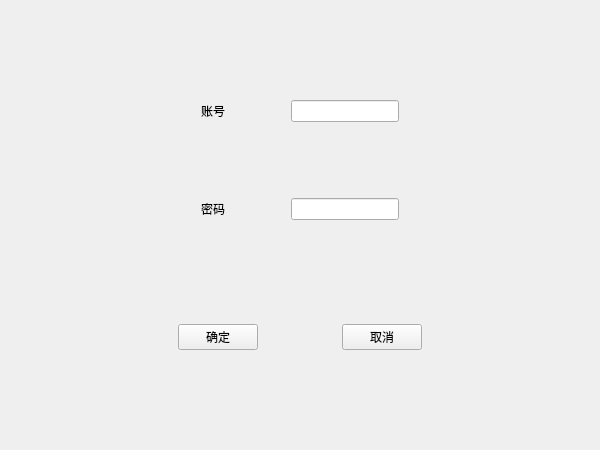
<?xml version="1.0" encoding="UTF-8"?>
<ui version="4.0">
 <class>Login</class>
 <widget class="QWidget" name="Login">
  <property name="geometry">
   <rect>
    <x>0</x>
    <y>0</y>
    <width>600</width>
    <height>450</height>
   </rect>
  </property>
  <property name="windowTitle">
   <string>Form</string>
  </property>
  <layout class="QGridLayout" name="gridLayout_3">
   <item row="3" column="0">
    <spacer name="verticalSpacer_8">
     <property name="orientation">
      <enum>Qt::Vertical</enum>
     </property>
     <property name="sizeHint" stdset="0">
      <size>
       <width>20</width>
       <height>40</height>
      </size>
     </property>
    </spacer>
   </item>
   <item row="2" column="0">
    <widget class="QWidget" name="widget" native="true">
     <layout class="QGridLayout" name="gridLayout_2">
      <item row="0" column="5">
       <widget class="QLineEdit" name="lineEdit_5"/>
      </item>
      <item row="2" column="5">
       <spacer name="verticalSpacer_9">
        <property name="orientation">
         <enum>Qt::Vertical</enum>
        </property>
        <property name="sizeHint" stdset="0">
         <size>
          <width>20</width>
          <height>30</height>
         </size>
        </property>
       </spacer>
      </item>
      <item row="4" column="8">
       <spacer name="horizontalSpacer_24">
        <property name="orientation">
         <enum>Qt::Horizontal</enum>
        </property>
        <property name="sizeHint" stdset="0">
         <size>
          <width>40</width>
          <height>20</height>
         </size>
        </property>
       </spacer>
      </item>
      <item row="0" column="3">
       <widget class="QLabel" name="label_6">
        <property name="text">
         <string>账号</string>
        </property>
       </widget>
      </item>
      <item row="4" column="3">
       <widget class="QLabel" name="label_4">
        <property name="text">
         <string>密码</string>
        </property>
       </widget>
      </item>
      <item row="0" column="4">
       <spacer name="horizontalSpacer_20">
        <property name="orientation">
         <enum>Qt::Horizontal</enum>
        </property>
        <property name="sizeHint" stdset="0">
         <size>
          <width>40</width>
          <height>20</height>
         </size>
        </property>
       </spacer>
      </item>
      <item row="4" column="0">
       <spacer name="horizontalSpacer_21">
        <property name="orientation">
         <enum>Qt::Horizontal</enum>
        </property>
        <property name="sizeHint" stdset="0">
         <size>
          <width>40</width>
          <height>20</height>
         </size>
        </property>
       </spacer>
      </item>
      <item row="4" column="7">
       <spacer name="horizontalSpacer_22">
        <property name="orientation">
         <enum>Qt::Horizontal</enum>
        </property>
        <property name="sizeHint" stdset="0">
         <size>
          <width>40</width>
          <height>20</height>
         </size>
        </property>
       </spacer>
      </item>
      <item row="4" column="1">
       <spacer name="horizontalSpacer_13">
        <property name="orientation">
         <enum>Qt::Horizontal</enum>
        </property>
        <property name="sizeHint" stdset="0">
         <size>
          <width>40</width>
          <height>20</height>
         </size>
        </property>
       </spacer>
      </item>
      <item row="4" column="2">
       <spacer name="horizontalSpacer_23">
        <property name="orientation">
         <enum>Qt::Horizontal</enum>
        </property>
        <property name="sizeHint" stdset="0">
         <size>
          <width>40</width>
          <height>20</height>
         </size>
        </property>
       </spacer>
      </item>
      <item row="4" column="6">
       <spacer name="horizontalSpacer_14">
        <property name="orientation">
         <enum>Qt::Horizontal</enum>
        </property>
        <property name="sizeHint" stdset="0">
         <size>
          <width>40</width>
          <height>20</height>
         </size>
        </property>
       </spacer>
      </item>
      <item row="4" column="5">
       <widget class="QLineEdit" name="lineEdit_4">
        <property name="echoMode">
         <enum>QLineEdit::Password</enum>
        </property>
       </widget>
      </item>
      <item row="1" column="5">
       <spacer name="verticalSpacer_7">
        <property name="orientation">
         <enum>Qt::Vertical</enum>
        </property>
        <property name="sizeHint" stdset="0">
         <size>
          <width>20</width>
          <height>40</height>
         </size>
        </property>
       </spacer>
      </item>
     </layout>
    </widget>
   </item>
   <item row="5" column="0">
    <widget class="QWidget" name="widget_2" native="true">
     <layout class="QHBoxLayout" name="horizontalLayout_2">
      <item>
       <spacer name="horizontalSpacer_8">
        <property name="orientation">
         <enum>Qt::Horizontal</enum>
        </property>
        <property name="sizeHint" stdset="0">
         <size>
          <width>40</width>
          <height>20</height>
         </size>
        </property>
       </spacer>
      </item>
      <item>
       <spacer name="horizontalSpacer_9">
        <property name="orientation">
         <enum>Qt::Horizontal</enum>
        </property>
        <property name="sizeHint" stdset="0">
         <size>
          <width>40</width>
          <height>20</height>
         </size>
        </property>
       </spacer>
      </item>
      <item>
       <widget class="QPushButton" name="pushButton_3">
        <property name="text">
         <string>确定</string>
        </property>
       </widget>
      </item>
      <item>
       <spacer name="horizontalSpacer_10">
        <property name="orientation">
         <enum>Qt::Horizontal</enum>
        </property>
        <property name="sizeHint" stdset="0">
         <size>
          <width>30</width>
          <height>20</height>
         </size>
        </property>
       </spacer>
      </item>
      <item>
       <widget class="QPushButton" name="pushButton_4">
        <property name="text">
         <string>取消</string>
        </property>
       </widget>
      </item>
      <item>
       <spacer name="horizontalSpacer_11">
        <property name="orientation">
         <enum>Qt::Horizontal</enum>
        </property>
        <property name="sizeHint" stdset="0">
         <size>
          <width>40</width>
          <height>20</height>
         </size>
        </property>
       </spacer>
      </item>
      <item>
       <spacer name="horizontalSpacer_12">
        <property name="orientation">
         <enum>Qt::Horizontal</enum>
        </property>
        <property name="sizeHint" stdset="0">
         <size>
          <width>40</width>
          <height>20</height>
         </size>
        </property>
       </spacer>
      </item>
     </layout>
    </widget>
   </item>
   <item row="1" column="0">
    <spacer name="verticalSpacer_3">
     <property name="orientation">
      <enum>Qt::Vertical</enum>
     </property>
     <property name="sizeHint" stdset="0">
      <size>
       <width>20</width>
       <height>40</height>
      </size>
     </property>
    </spacer>
   </item>
   <item row="7" column="0">
    <spacer name="verticalSpacer_6">
     <property name="orientation">
      <enum>Qt::Vertical</enum>
     </property>
     <property name="sizeHint" stdset="0">
      <size>
       <width>20</width>
       <height>32</height>
      </size>
     </property>
    </spacer>
   </item>
   <item row="6" column="0">
    <spacer name="verticalSpacer_5">
     <property name="orientation">
      <enum>Qt::Vertical</enum>
     </property>
     <property name="sizeHint" stdset="0">
      <size>
       <width>20</width>
       <height>33</height>
      </size>
     </property>
    </spacer>
   </item>
   <item row="4" column="0">
    <spacer name="verticalSpacer_4">
     <property name="orientation">
      <enum>Qt::Vertical</enum>
     </property>
     <property name="sizeHint" stdset="0">
      <size>
       <width>20</width>
       <height>32</height>
      </size>
     </property>
    </spacer>
   </item>
   <item row="0" column="0">
    <spacer name="verticalSpacer_10">
     <property name="orientation">
      <enum>Qt::Vertical</enum>
     </property>
     <property name="sizeHint" stdset="0">
      <size>
       <width>20</width>
       <height>40</height>
      </size>
     </property>
    </spacer>
   </item>
  </layout>
 </widget>
 <resources/>
 <connections/>
</ui>
